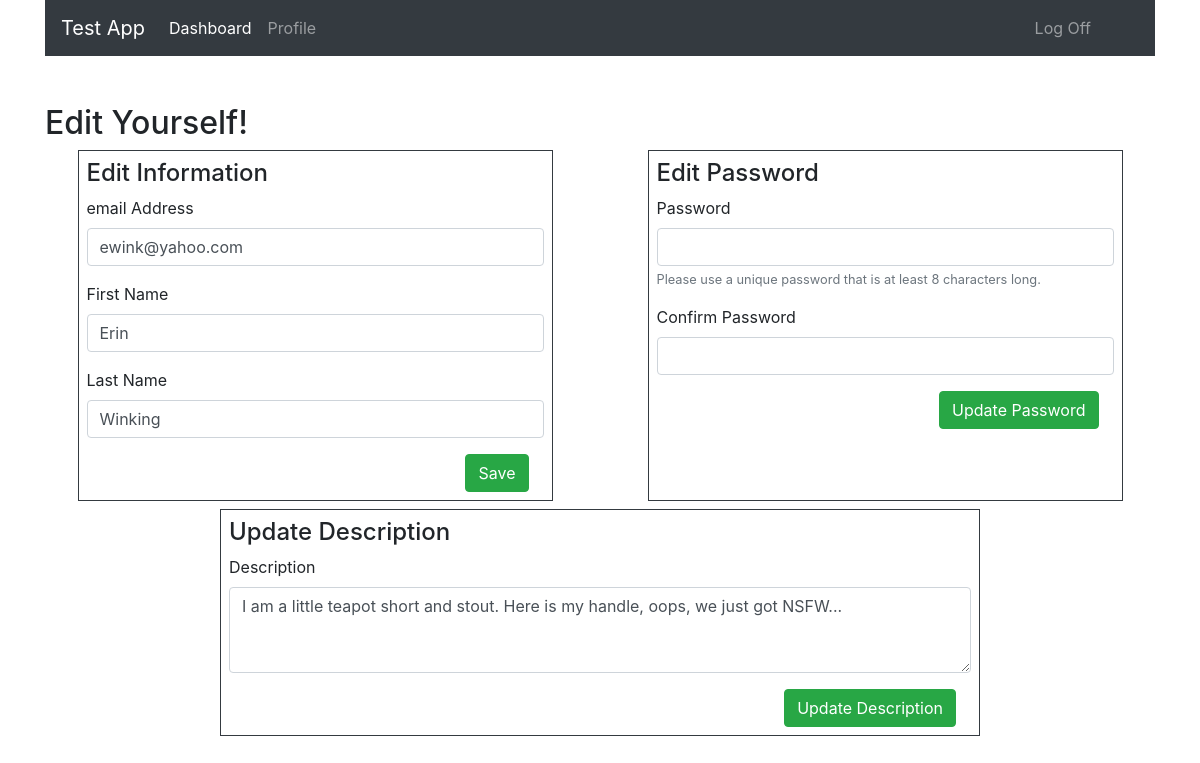
Page /users/1/edit on the committed database.
### DashboardApp/models.py (models this page shows)
class User(models.Model):
    email = models.EmailField()
    first_name = models.CharField(max_length = 255)
    last_name = models.CharField(max_length = 255)
    password = models.CharField(max_length = 255)
    description = models.TextField(default = 'Set Your Description!')
    user_level = models.IntegerField(default = 1)
    created_at = models.DateTimeField(auto_now_add = True)
    updated_at = models.DateTimeField(auto_now = True)
    objects = UserManager()

### DashboardApp/views.py (the view)
# urls.py: path('users/<int:userid>/edit', views.show_user_profile, name = 'user_profile'),
def show_user_profile(request, userid):
    context = {
        'user': User.objects.get(id = userid),
        'page_title': 'User Profile!'
    }
    return render(request, 'html/self_profile.html', context)

### DashboardApp/templates/html/self_profile.html (shortened to what this page needs)
{% extends 'html/base.html' %}
{% block content %}
<nav class="navbar navbar-expand-lg navbar-dark bg-dark">
    <a class="navbar-brand" href="{% url 'home' %}">Test App</a>
    <div class="collapse navbar-collapse" id="navbarText">
        <ul class="navbar-nav mr-auto">
            <li class="nav-item active">
                <a class="nav-link" href="{% url 'dashboard' %}">Dashboard</a>
            </li>
            <li class="nav-item">
                <a class="nav-link" href="{% url 'user_profile' current_user.id %}">Profile<span class="sr-only">(current)</span></a>
            </li>
        </ul>
    <a href="{% url 'logoff' %}" class="navbar-text mr-5">Log Off</a>
</nav>
<div class="row justify-content-between align-items-center mt-5">
    <div class="col">
        <h2>Edit Yourself!</h2>
    </div>
</div>
<div class="row justify-content-around">
    <div class="col-5 border border-dark p-2">
        <h4>Edit Information</h2>
        <form action="{% url 'self_edit_profile' user.id %}" method="POST">
            <div class="form-group">
                <label for="email">email Address</label>
                <input type="email" name="email" id="email" class="form-control" value="{{ user.email }}">
            </div>
            <div class="form-group">
                <label for="first-name">First Name</label>
                <input type="text" name="first-name" id="first-name" class="form-control" value="{{ user.first_name }}">
            </div>
            <div class="form-group">
                <label for="last-name">Last Name</label>
                <input type="text" name="last-name" id="last-name" class="form-control" value="{{ user.last_name }}">
            </div>
            <div class="col text-right">
                <button type="submit" class="btn btn-success">Save</button>
            </div>
        </form>
    </div>
    <div class="col-5 border border-dark p-2">
        <h4>Edit Password</h2>
        <form action="{% url 'process_edit_user_password' user.id %}" method="POST">
            <div class="form-group">
                <label for="password">Password</label>
                <input type="password" name="password" id="password" aria-describedby="password-help" class="form-control">
                <small id="password-help" class="form-text text-muted">Please use a unique password that is at least 8 characters long.</small>
            </div>
            <div class="form-group">
                <label for="confirm-pw">Confirm Password</label>
                <input type="password" name="confirm-pw" id="confirm-pw" class="form-control">
            </div>
            <div class="col text-right">
                <button type="submit" class="btn btn-success">Update Password</button>
            </div>
        </form>
    </div>
</div>
<div class="row mt-2 justify-content-center">
    <div class="col-8 border border-dark p-2">
        <h4>Update Description</h4>
        <form action="{% url 'self_edit_description' user.id %}" method="POST">
            <div class="form-group">
                <label for="description">Description</label>
                <textarea class="form-control" id="description" name="description" rows="3">{{ user.description }}</textarea>
            </div>
            <div class="col text-right">
                <button type="submit" class="btn btn-success">Update Description</button>
            </div>
        </form>
    </div>
</div>
{% endblock content %}

### rows in the picture
User: email "ewink@yahoo.com", first-name "Erin", last-name "Winking", description "I am a little teapot short and stout. Here is my handle, oops, we just got NSFW..."
